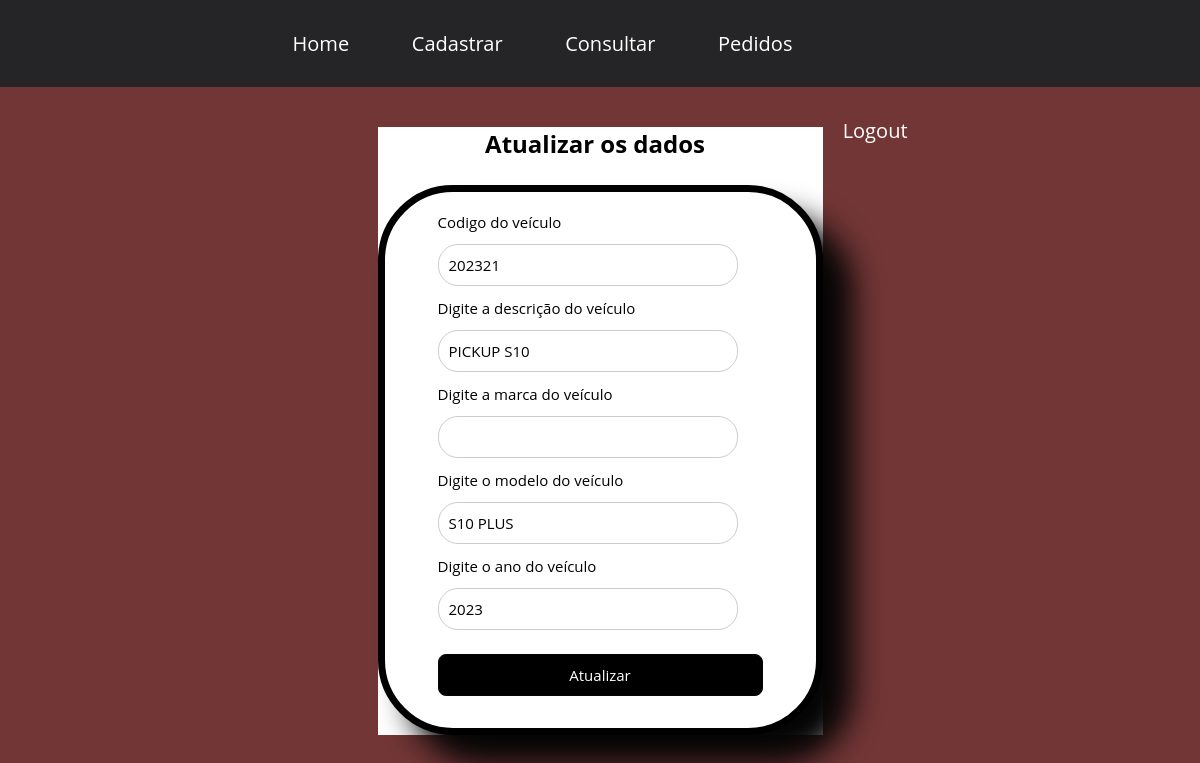
Screenshot of /admin/painel/atualizar.php?codigo_veiculo=202321 (signed in) with the database file from the repository.
### tables this page shows
CREATE TABLE `veiculo` (
  `codigo_veiculo` int(11) NOT NULL,
  `modelo_veiculo` varchar(200) NOT NULL,
  `ano_veiculo` varchar(200) NOT NULL,
  `categoria_veiculo` varchar(200) DEFAULT NULL,
  `cor_veiculo` text NOT NULL,
  `descricao_veiculo` varchar(255) DEFAULT NULL,
  `marca_veiculo` varchar(200) DEFAULT NULL,
  `imagem_veiculo` varchar(200) DEFAULT NULL
);

### admin/painel/atualizar.php (the view, shortened to what this page needs)
<?php
    require('../topo_admin.php');
    require('../../conexao.php');
    $codigo_veiculo = $_GET['codigo_veiculo'];
    $select_veiculo = mysqli_query($conexao, "SELECT * FROM veiculo WHERE codigo_veiculo = $codigo_veiculo");
    if (mysqli_num_rows($select_veiculo) > 0) {
        $dados_veiculo = mysqli_fetch_assoc($select_veiculo);
    } else {
        echo "<script> alert ('NÃO EXISTEM VEICULOS CADASTRADOS!');</script>";
        echo "<script> window.location.href='$url_admin/painel';</script>";
    }
?>
<link rel='stylesheet' type='text/css' media='screen' href='../../css/Estilo.css'>
<form id="form_atualizar" name="form_atualizar" class="form_atualizar" method="post" action="">
    <div><h1>Atualizar os dados</h1></div>
    <div class="agrupamento_atualizar">
        <div>
            <div><label>Codigo do veículo</label></div>
            <div><input type="text" id="codigo_veiculo" name="codigo_veiculo" placeholder="000" value="<?php echo $dados_veiculo['codigo_veiculo'];?>" readonly></div>
            <div><label>Digite a descrição do veículo </label></div>
            <div><input type="text" id="descricao_veiculo" name="descricao_veiculo" value="<?php echo $dados_veiculo['descricao_veiculo'];?>" required autofocus></div>
            <div><label>Digite a marca do veículo </label></div>
            <div><input type="text" id="marca_veiculo" name="marca_veiculo" value="<?php echo $dados_veiculo['marca_veiculo'];?>" required autofocus></div>
            <div><label>Digite o modelo do veículo</label></div>
            <div><input type="text" id="modelo_veiculo" name="modelo_veiculo" value="<?php echo $dados_veiculo['modelo_veiculo'];?>" required autofocus></div>
            <div><label>Digite o ano do veículo</label></div>
            <div><input type="text" id="ano_veiculo" name="ano_veiculo" placeholder="0000/0000" value="<?php echo $dados_veiculo['ano_veiculo'];?>" required autofocus></div>
            <div><input type="submit" id="btn_atualizar" name="btn_atualizar" value="Atualizar"></div>
        </div>
    </div>
</form>

### css/Estilo.css (style rules this page uses)
* { margin: 0; padding: 0; font-family: Arial, Helvetica, sans-serif; }
body { background-color: #0d4883; }
html { font-size: 62.5%; }
.form_atualizar { width: 445px; margin: 4rem auto; background-color: #FFF; }
h1 { font-size: 4rem; margin-bottom: 2.5rem; color: #000000; }
.agrupamento_atualizar { display: flex; flex-direction: row; justify-content: space-between; align-items: center; border: 7px solid #000000; padding: 2rem; border-radius: 75px; box-shadow: 30px 30px 30px #050505; background-color: #FFF; }
label, input[type="text"], input[type="password"],input[type="submit"] { font-size: 1.5rem; }
input[type="text"], input[type="password"] { width: 300px; padding: 1.0rem; margin-top: 1.2rem; margin-bottom: 1.2rem; border: 1px solid #CCC; border-radius: 20px; }
input[type="submit"] { color: #FFF; width: 325px; padding: 1.0rem; margin-top: 1.2rem; margin-bottom: 1.2rem; border: 1px solid #CCC; border-radius: 8px; background: #000000; border: 0; border: 1px solid rgb(5, 5, 5); border-radius: 8px; cursor: pointer; }
* { margin: 0 auto; padding: 0; box-sizing: border-box; font-family: 'Open Sans', sans-serif; }
body { font-family: Arial, sans-serif; background-color: #723636; }
h1 { font-size: 24px; margin-top: 0; text-align: center; }

### rows the page displays
veiculo: codigo_veiculo "202321", descricao_veiculo "PICKUP S10", modelo_veiculo "S10 PLUS", ano_veiculo "2023"
